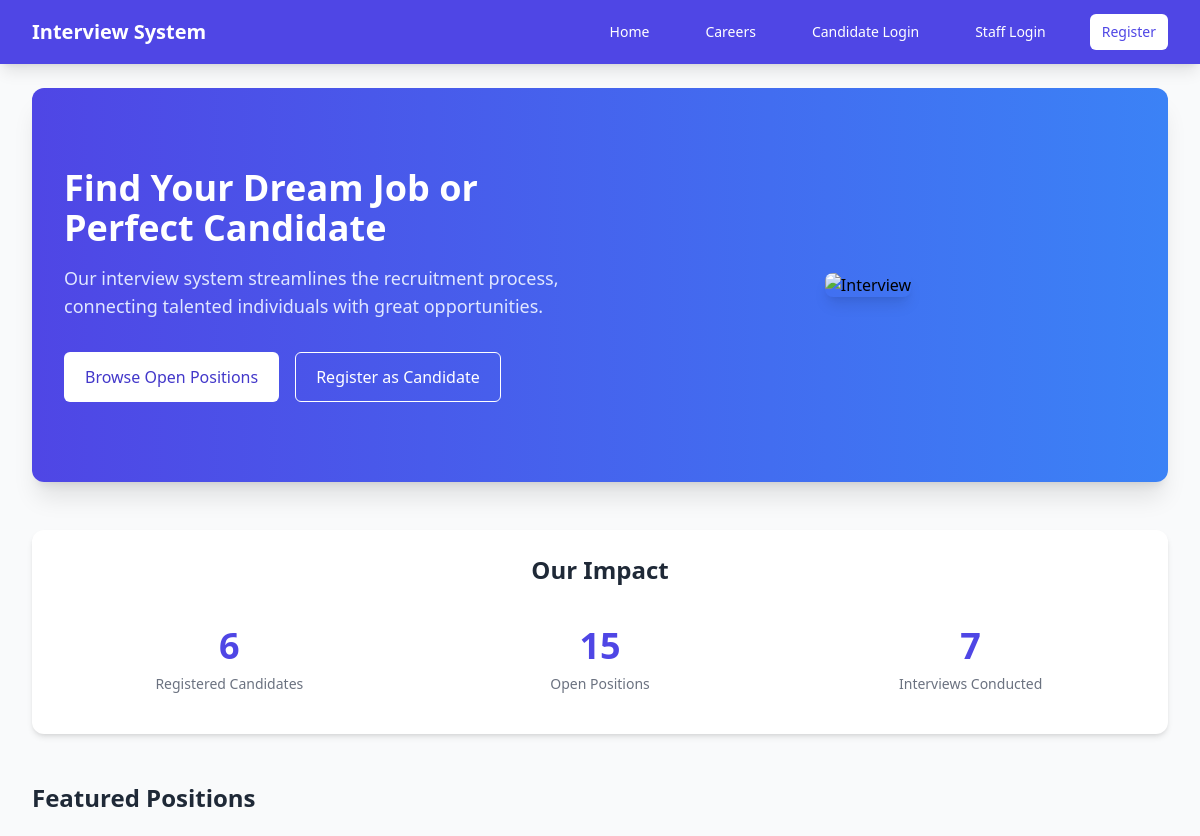
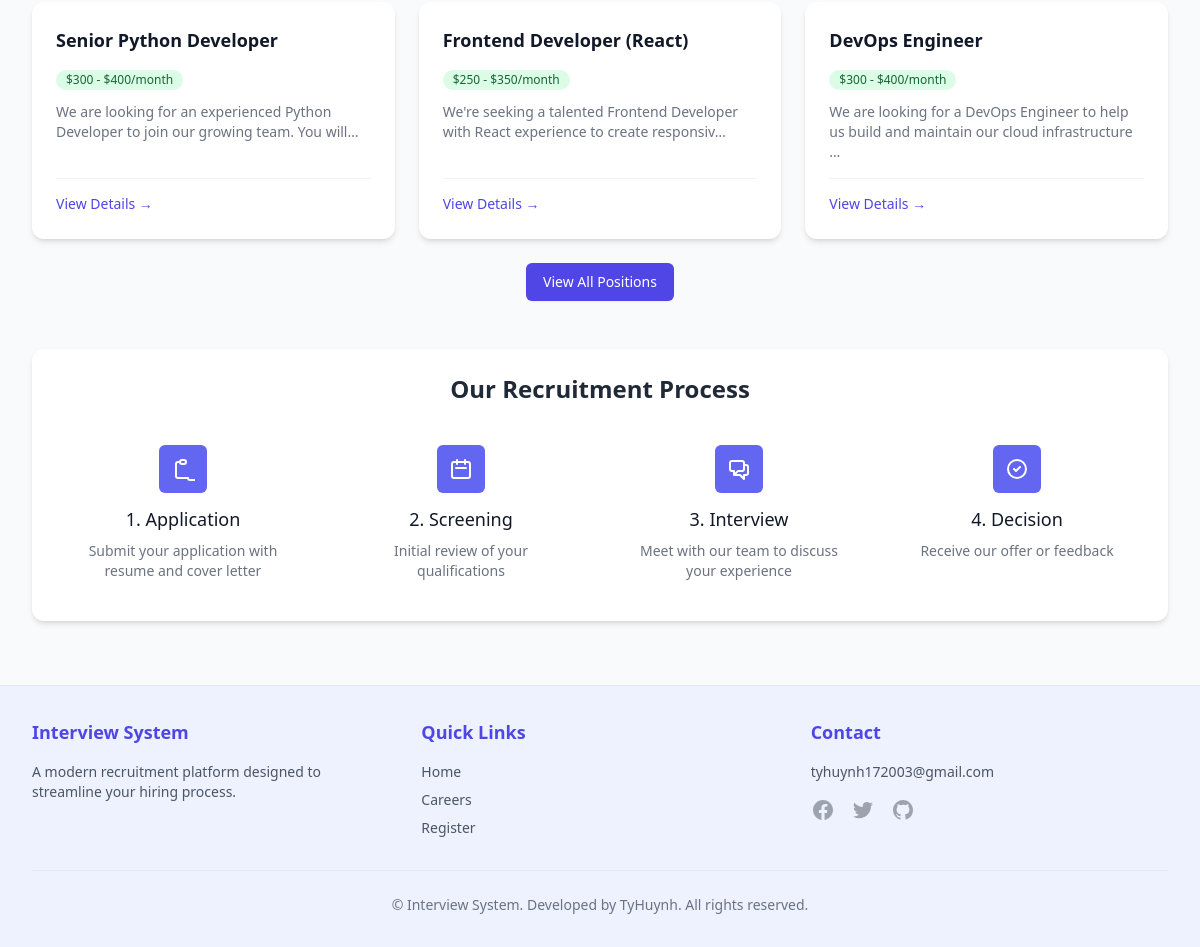
The page / on the database its author committed (2 pictures, top to bottom).
### recruitment/models.py (models this page shows, shortened)
class Position(models.Model):
    title = models.CharField(max_length=100)
    description = models.TextField()
    requirements = models.TextField()
    salary_range = models.CharField(max_length=100, blank=True, null=True)  # Thêm trường lương
    department = models.CharField(max_length=100, blank=True, null=True)  # Thêm phòng ban
    is_active = models.BooleanField(default=True)
    EMPLOYMENT_TYPES = [
        ('full_time', 'Full-time'),
        ('part_time', 'Part-time'),
        ('contract', 'Contract'),
        ('temporary', 'Temporary'),
        ('internship', 'Internship'),
        ('remote', 'Remote'),
    ]
    employment_type = models.CharField(
        max_length=20,
        choices=EMPLOYMENT_TYPES,
        default='full_time',
        verbose_name='Employment Type'
    )

### recruitment/views.py (the view)
# urls.py: 2. Add a URL to urlpatterns:  path('', views.home, name='home')
def home(request):
    upcoming_interviews = Interview.objects.filter(
        scheduled_date__gte=timezone.now(),
        status='scheduled'
    ).order_by('scheduled_date')[:5]
    open_positions = Position.objects.filter(is_active=True)
    candidates_count = Candidate.objects.count()
    interviews_count = Interview.objects.count()
    open_positions_count = open_positions.count()
    context = {
        'upcoming_interviews': upcoming_interviews,
        'open_positions': open_positions,
        'candidates_count': candidates_count,
        'interviews_count': interviews_count,
        'open_positions_count': open_positions_count,
    }
    return render(request, 'recruitment/home.html', context)

### templates/recruitment/home.html (shortened to what this page needs)
{% extends 'base.html' %}
{% block content %}
<div class="bg-gradient-to-r from-indigo-600 to-blue-500 rounded-xl shadow-xl overflow-hidden">
    <div class="max-w-7xl mx-auto px-4 sm:px-6 lg:px-8 py-12 md:py-20">
        <div class="md:flex md:items-center md:justify-between">
            <div class="md:w-1/2 mb-8 md:mb-0">
                <h1 class="text-3xl md:text-4xl font-extrabold text-white leading-tight">
                    Find Your Dream Job or Perfect Candidate
                </h1>
                <p class="mt-4 text-lg text-indigo-100 max-w-3xl">
                    Our interview system streamlines the recruitment process, connecting talented individuals with great opportunities.
                </p>
                <div class="mt-8 flex flex-wrap gap-4">
                    <a href="{% url 'recruitment:public_position_list' %}" class="inline-flex items-center justify-center px-5 py-3 border border-transparent text-base font-medium rounded-md text-indigo-700 bg-white hover:bg-indigo-50">
                        Browse Open Positions
                    </a>
                    {% if not user.is_authenticated %}
                    <a href="{% url 'recruitment:register' %}" class="inline-flex items-center justify-center px-5 py-3 border border-white text-base font-medium rounded-md text-white hover:bg-indigo-700">
                        Register as Candidate
                    </a>
                    {% endif %}
                </div>
            </div>
            <div class="md:w-1/2 flex justify-center">
                <img src="https://images.unsplash.com/photo-1573497620053-ea5300f94f21?ixlib=rb-4.0.3&ixid=MnwxMjA3fDB8MHxwaG90by1wYWdlfHx8fGVufDB8fHx8&auto=format&fit=crop&w=1170&q=80" alt="Interview" class="rounded-lg shadow-lg max-w-full h-auto" style="max-height: 300px;">
            </div>
        </div>
    </div>
</div>
<div class="mt-12 bg-white rounded-xl shadow-md overflow-hidden">
    <div class="px-4 py-5 sm:p-6">
        <h2 class="text-2xl font-bold text-gray-800 mb-6 text-center">Our Impact</h2>
        <div class="grid grid-cols-1 md:grid-cols-3 gap-6">
            <div class="text-center p-4">
                <div class="text-4xl font-bold text-indigo-600">{{ candidates_count }}</div>
                <div class="mt-2 text-sm font-medium text-gray-500">Registered Candidates</div>
            </div>
            <div class="text-center p-4">
                <div class="text-4xl font-bold text-indigo-600">{{ open_positions_count }}</div>
                <div class="mt-2 text-sm font-medium text-gray-500">Open Positions</div>
            </div>
            <div class="text-center p-4">
                <div class="text-4xl font-bold text-indigo-600">{{ interviews_count }}</div>
                <div class="mt-2 text-sm font-medium text-gray-500">Interviews Conducted</div>
            </div>
        </div>
    </div>
</div>
<div class="mt-12">
    <h2 class="text-2xl font-bold text-gray-800 mb-6">Featured Positions</h2>
    <div class="grid grid-cols-1 md:grid-cols-2 lg:grid-cols-3 gap-6">
        {% for position in open_positions|slice:":3" %}
            <div class="bg-white rounded-xl shadow-md overflow-hidden hover:shadow-lg transition-shadow duration-300 flex flex-col h-full">
                <div class="p-6 flex-grow flex flex-col">
                    <div class="flex items-center justify-between mb-3">
                        <h3 class="text-lg font-semibold text-gray-900">{{ position.title }}</h3>
                    </div>
                    {% if position.salary_range %}
                        <div class="mb-3">
                            <span class="inline-flex items-center px-2.5 py-0.5 rounded-full text-xs font-medium bg-green-100 text-green-800">
                                {{ position.salary_range }}
                            </span>
                        </div>
                    {% endif %}
                    <p class="text-sm text-gray-500 flex-grow">
                        {{ position.description|truncatechars:120 }}
                    </p>
                    <div class="mt-4 pt-3 border-t border-gray-100">
                        <a href="{% url 'recruitment:public_position_detail' position.id %}" class="text-indigo-600 hover:text-indigo-500 font-medium text-sm">
                            View Details →
                        </a>
                    </div>
                </div>
            </div>
        {% empty %}
            <div class="col-span-3 bg-gray-50 rounded-xl p-6 text-center">
                <p class="text-gray-500">No open positions available at the moment.</p>
            </div>
        {% endfor %}
    </div>
    {% if open_positions.count > 3 %}
        <div class="mt-6 text-center">
            <a href="{% url 'recruitment:public_position_list' %}" class="inline-flex items-center px-4 py-2 border border-transparent text-sm font-medium rounded-md shadow-sm text-white bg-indigo-600 hover:bg-indigo-700">
                View All Positions
            </a>
        </div>
    {% endif %}
</div>
<div class="mt-12 bg-white rounded-xl shadow-md overflow-hidden">
    <div class="px-4 py-5 sm:p-6">
        <h2 class="text-2xl font-bold text-gray-800 mb-6 text-center">Our Recruitment Process</h2>
        <div class="grid grid-cols-1 md:grid-cols-4 gap-6">
            <div class="text-center p-4">
                <div class="mx-auto h-12 w-12 flex items-center justify-center rounded-md bg-indigo-500 text-white">
                </div>
                <h3 class="mt-3 text-lg font-medium text-gray-900">1. Application</h3>
                <p class="mt-2 text-sm text-gray-500">Submit your application with resume and cover letter</p>
            </div>
            <div class="text-center p-4">
                <div class="mx-auto h-12 w-12 flex items-center justify-center rounded-md bg-indigo-500 text-white">
                    <svg class="h-6 w-6" xmlns="http://www.w3.org/2000/svg" fill="none" viewBox="0 0 24 24" stroke="currentColor">
                        <path stroke-linecap="round" stroke-linejoin="round" stroke-width="2" d="M8 7V3m8 4V3m-9 8h10M5 21h14a2 2 0 002-2V7a2 2 0 00-2-2H5a2 2 0 00-2 2v12a2 2 0 002 2z" />
                    </svg>
                </div>
                <h3 class="mt-3 text-lg font-medium text-gray-900">2. Screening</h3>
                <p class="mt-2 text-sm text-gray-500">Initial review of your qualifications</p>
            </div>
            <div class="text-center p-4">
                <div class="mx-auto h-12 w-12 flex items-center justify-center rounded-md bg-indigo-500 text-white">
                </div>
                <h3 class="mt-3 text-lg font-medium text-gray-900">3. Interview</h3>
                <p class="mt-2 text-sm text-gray-500">Meet with our team to discuss your experience</p>
            </div>
            <div class="text-center p-4">
                <div class="mx-auto h-12 w-12 flex items-center justify-center rounded-md bg-indigo-500 text-white">
                    <svg class="h-6 w-6" xmlns="http://www.w3.org/2000/svg" fill="none" viewBox="0 0 24 24" stroke="currentColor">
                        <path stroke-linecap="round" stroke-linejoin="round" stroke-width="2" d="M9 12l2 2 4-4m6 2a9 9 0 11-18 0 9 9 0 0118 0z" />
                    </svg>
                </div>
                <h3 class="mt-3 text-lg font-medium text-gray-900">4. Decision</h3>
                <p class="mt-2 text-sm text-gray-500">Receive our offer or feedback</p>
            </div>
        </div>
    </div>
</div>
{% endblock %}

### rows shown on the page
Position: title "Senior Python Developer", salary_range "$300 - $400/month", description "We are looking for an experienced Python Developer to join our growing team. You will…"
Position: title "Frontend Developer (React)", salary_range "$250 - $350/month", description "We're seeking a talented Frontend Developer with React experience to create responsiv…"
Position: title "DevOps Engineer", salary_range "$300 - $400/month", description "We are looking for a DevOps Engineer to help us build and maintain our cloud infrastructure …"

### other values the page prints
{{ candidates_count }} "6"
{{ open_positions_count }} "15"
{{ interviews_count }} "7"
